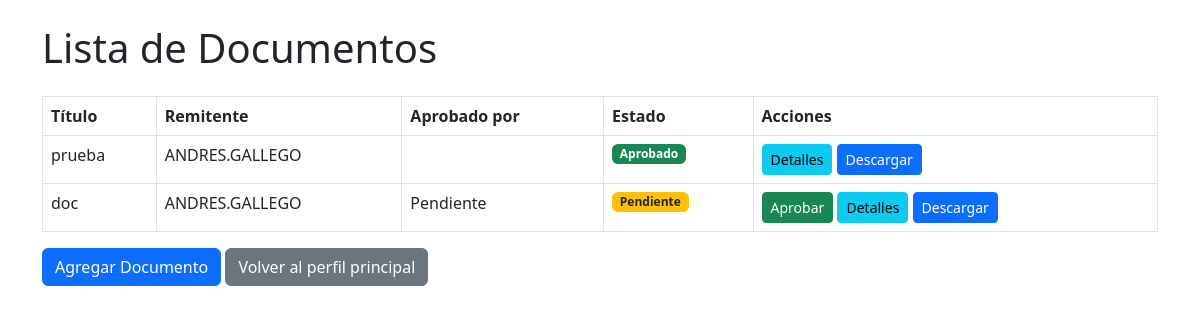
/documentos/lista/ (signed in), run on an earlier commit of the app's database.
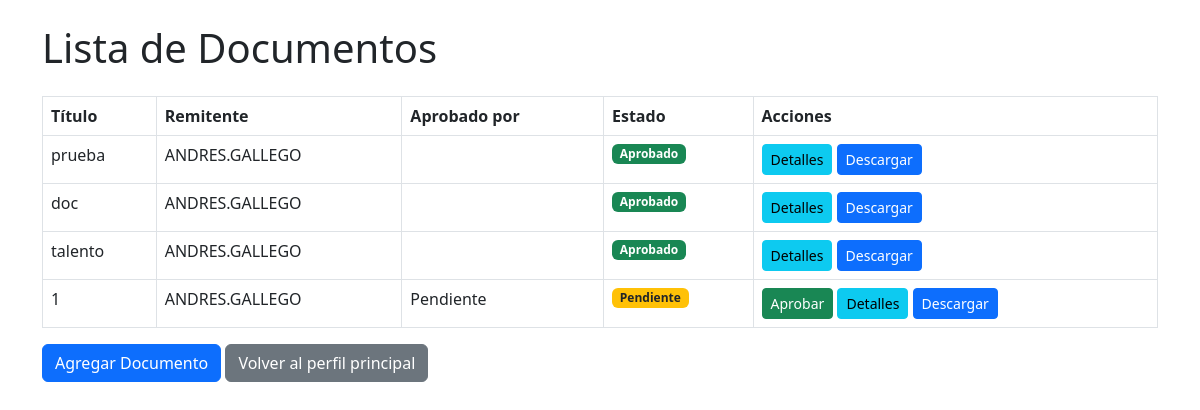
And on a later commit of the database.
### documentos/models.py (models this page shows, shortened)
class DocumentoPDF(models.Model):
    titulo = models.CharField(max_length=255)
    archivo = models.FileField(upload_to='pdfs/')
    remitente = models.ForeignKey(Usuario, on_delete=models.CASCADE, related_name='documentos_enviados')
    aprobador = models.ForeignKey(Usuario, on_delete=models.CASCADE, related_name='documentos_aprobados', null=True, blank=True)
    aprobado = models.BooleanField(default=False)

class Usuario(AbstractUser):
    email = models.EmailField(unique=True)
    groups = models.ManyToManyField(Group, verbose_name="grupos", blank=True, related_name='usuarios')
    user_permissions = models.ManyToManyField(Permission, verbose_name="permisos", blank=True, related_name='usuarios')

### documentos/views.py (the view)
# urls.py: path('lista/', lista_documentos, name='lista_documentos'),
@login_required
def lista_documentos(request):
    documentos = DocumentoPDF.objects.all()
    return render(request, 'documentos/lista_documentos.html', {'documentos': documentos})

### documentos/templates/documentos/lista_documentos.html
{% block content %}
<link rel="stylesheet" href="https://cdn.jsdelivr.net/npm/bootstrap@5.3.0/dist/css/bootstrap.min.css">
    <div class="container mt-4">
        <h1 class="my-4">Lista de Documentos</h1>
        <table class="table table-bordered table-hover">
            <thead class="thead-dark">
                <tr>
                    <th scope="col">Título</th>
                    <th scope="col">Remitente</th>
                    <th scope="col">Aprobado por</th>
                    <th scope="col">Estado</th>
                    <th scope="col">Acciones</th>
                </tr>
            </thead>
            <tbody>
                {% for documento in documentos %}
                    <tr>
                        <td>{{ documento.titulo }}</td>
                        <td>{{ documento.remitente }}</td>
                        <td>
                            {% if documento.aprobado %}
                                {{ documento.aprobado_por }}
                            {% else %}
                                Pendiente
                            {% endif %}
                        </td>
                        <td>
                            {% if documento.aprobado %}
                                <span class="badge bg-success">Aprobado</span>
                            {% else %}
                                <span class="badge bg-warning text-dark">Pendiente</span>
                            {% endif %}
                        </td>
                        <td>
                            {% if user.is_superuser %}
                                {% if not documento.aprobado %}
                                    <a href="{% url 'aprobar_documento' documento.id %}" class="btn btn-success btn-sm">Aprobar</a>
                                {% endif %}
                            {% endif %}
                            <a href="{% url 'detalle_documento' documento.id %}" class="btn btn-info btn-sm">Detalles</a>
                            {% if documento.archivo %}
                                <a href="{{ documento.archivo.url }}" class="btn btn-primary btn-sm" download>Descargar</a>
                            {% endif %}
                        </td>
                    </tr>
                {% endfor %}
            </tbody>
        </table>
        <a href="{% url 'agregar_documento' %}" class="btn btn-primary">Agregar Documento</a>
        <a href="{% url 'perfil_usuario' %}" class="btn btn-secondary">Volver al perfil principal</a>
    </div>
{% endblock %}

What changed in the data, as far as the page shows it:
changed DocumentoPDF "doc": aprobado "Pendiente Pendiente Aprobar" → "Aprobado"
added DocumentoPDF: titulo "talento", remitente "ANDRES.GALLEGO", aprobado "Aprobado"
added DocumentoPDF: titulo "1", remitente "ANDRES.GALLEGO", aprobado "Pendiente"
